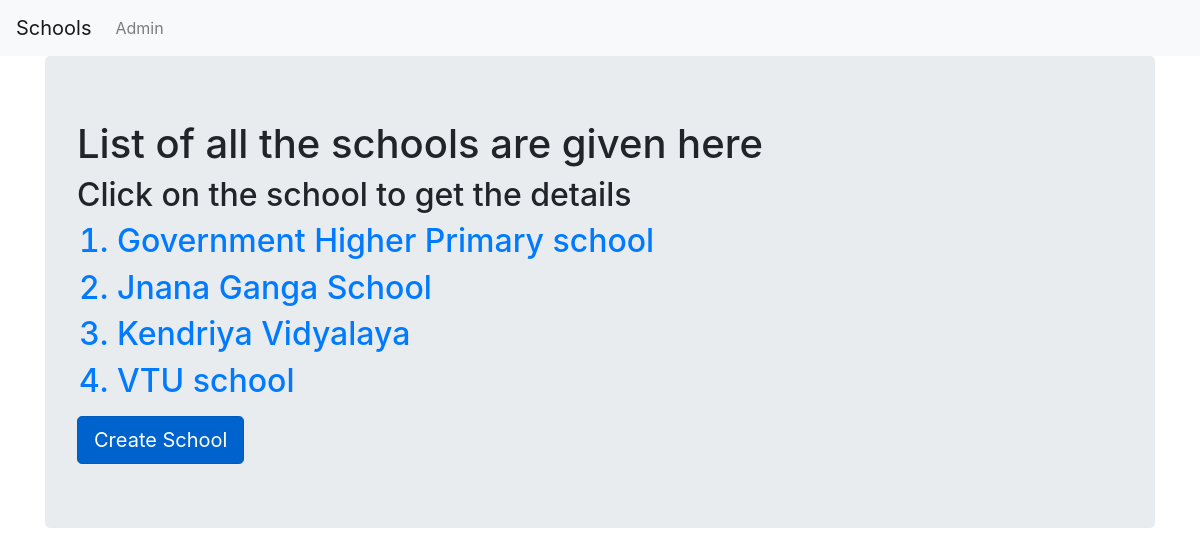
The app's page /schools/, older data.
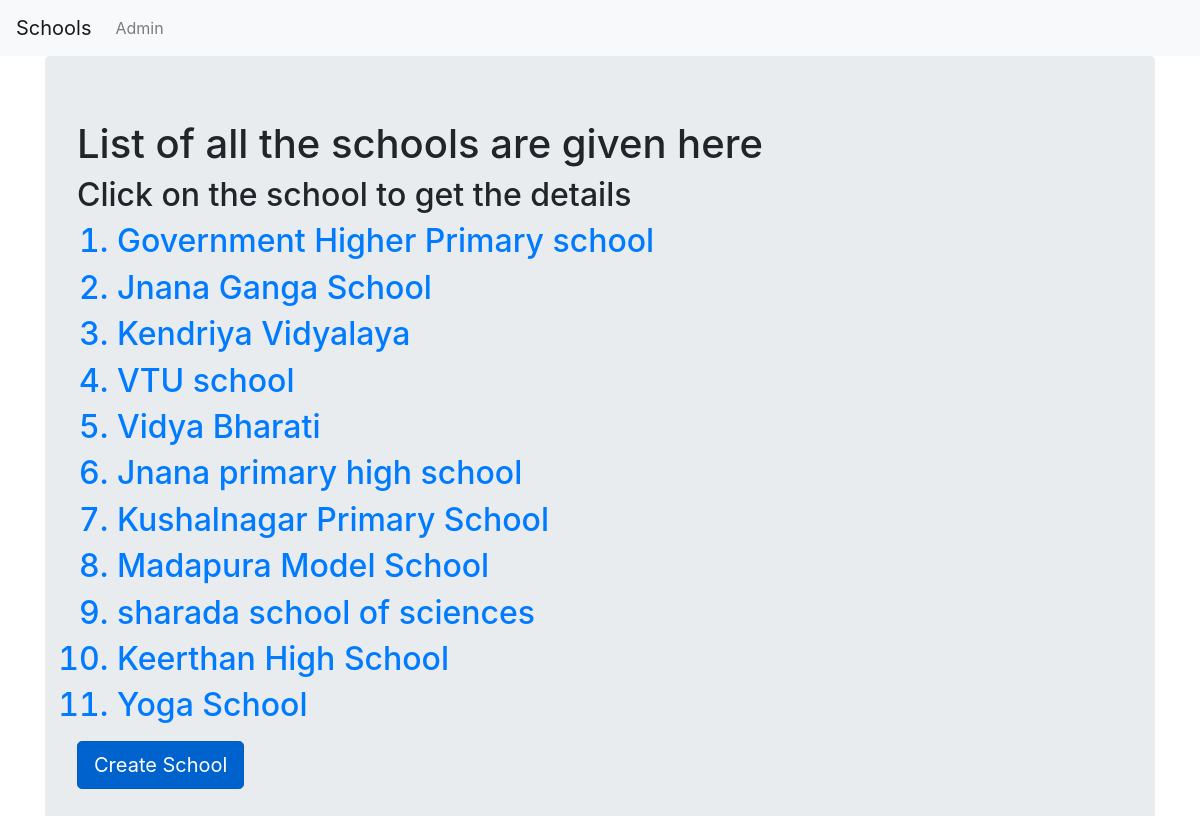
The same page, newer data.
### basic_app/models.py (models this page shows, shortened)
class School(models.Model):
    name = models.CharField(max_length=256)
    principal = models.CharField(max_length=256)
    location = models.CharField(max_length=256)
    def __str__(self):
        return self.name

### basic_app/views.py (the view)
# urls.py: path("",SchoolListView.as_view(),name="schoolslist"),
class SchoolListView(ListView):  # inheriting from the built-in CBV "ListView".
    model = School  # mention the name of the model.
    template_name = "basic_app/school_list.html"  # mention the name of the template.
    context_object_name = "list_of_school_objects"  # this is the "key" in the context dictionary.
    def get_context_data(self, **kwargs: Any) -> Dict[str, Any]:
        cont_dict = super().get_context_data(**kwargs)
        print(cont_dict)
        return cont_dict

### basic_app/templates/basic_app/school_list.html
<!DOCTYPE html>
{% extends "basic_app/basic_app_base.html" %}
{% block body_block %}
    <div class="jumbotron">
        <h1>List of all the schools are given here</h1>
        <h2>Click on the school to get the details</h2>
        <ol class="schoolslist">
            {% for row_object in list_of_school_objects %}
            <h2><a href="{{ row_object.id }}"><li>{{ row_object.name }}</li></a></h2>
            {% endfor %}
        </ol>
        <a href="{% url 'basic_app:createschool' %}" class="btn btn-primary btn-lg active" role="button" aria-pressed="true">Create School</a>
    </div>
{% endblock %}

### basic_app/templates/basic_app/basic_app_base.html (shortened to what this page needs)
<!DOCTYPE html>
<html lang="en">
<head>
    <link rel="stylesheet" href="https://cdn.jsdelivr.net/npm/bootstrap@4.0.0/dist/css/bootstrap.min.css">
</head>
<body>
    <nav class="navbar navbar-expand-lg navbar-light bg-light">
        <a class="navbar-brand" href="{% url 'basic_app:schoolslist' %}">Schools</a>
        <div class="collapse navbar-collapse" id="navbarSupportedContent">
            <ul class="navbar-nav mr-auto">
              <li class="nav-item">
                <a class="nav-link" href="{% url 'admin:index' %}">Admin</a>
              </li>
            </ul>
        </div>
    </nav>
    <div class="container">
        {% block body_block %}
        {% endblock %}
    </div>
</body>
</html>

Row changes from the older to the newer data that the page shows:
added School: name "Vidya Bharati"
added School: name "Jnana primary high school"
added School: name "Kushalnagar Primary School"
added School: name "Madapura Model School"
added School: name "sharada school of sciences"
added School: name "Keerthan High School"
added School: name "Yoga School"
